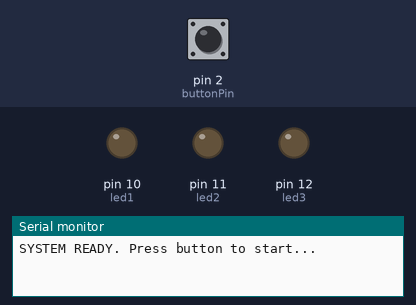
Bench run of a sketch on a simulated Arduino Uno, built with avr-gcc and run on an emulated ATmega328P. Parts: output pins drawn as LEDs (lit = HIGH), the last lines printed to the serial monitor. Inputs (shaded band) come from the test bench; at power-on: pin 2 (buttonPin) HIGH. Random numbers use the default seed unless the sketch sets one.

Above: at 1.2 s.
1.3 s: pin 2 (buttonPin) pulled LOW for 0.15 s
At 2.7 s:
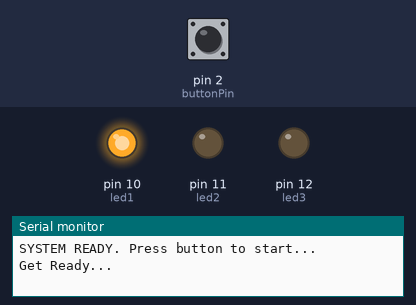
At 4.1 s:
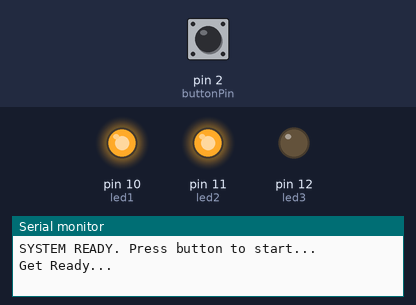
4.4 s: pin 2 (buttonPin) pulled LOW for 3.2 s
9.1 s: pin 2 (buttonPin) pulled LOW for 1 s
At 12.5 s:
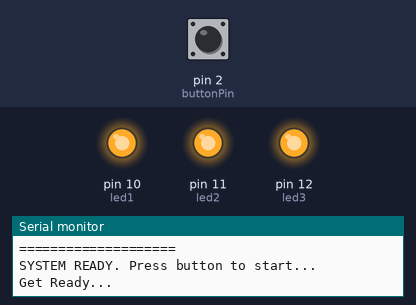
Timing chart, 0 to 15.9 s (numbered marks = the images above; inputs shaded):
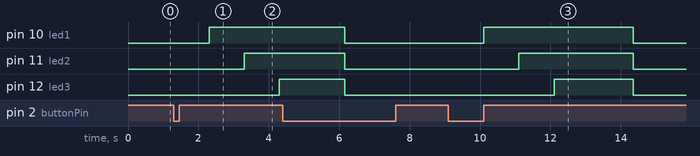

Measured:
- after the input at 1.3 s, pin 10 (led1): LOW → HIGH after 1.0 s; pin 11 (led2): LOW → HIGH after 2.0 s; pin 12 (led3): LOW → HIGH after 3.0 s
- after the input at 9.1 s, pin 10 (led1): LOW → HIGH after 1.0 s, → LOW 4.2 s later; pin 11 (led2): LOW → HIGH after 2.0 s, → LOW 3.2 s later; pin 12 (led3): LOW → HIGH after 3.0 s, → LOW 2.2 s later

The sketch:

reaction_timer.ino
```cpp
const int buttonPin = 2;
const int led1 = 10;
const int led2 = 11;
const int led3 = 12;

unsigned long startTime;
unsigned long reactionTime;

void setup() {
  Serial.begin(9600);
  pinMode(led1, OUTPUT);
  pinMode(led2, OUTPUT);
  pinMode(led3, OUTPUT);
  pinMode(buttonPin, INPUT_PULLUP);
}

void loop() {
  Serial.println("SYSTEM READY. Press button to start...");

  // Added delay(1) to let the simulator clock keep ticking
  while (digitalRead(buttonPin) == HIGH) {
    delay(1);
  }

  Serial.println("Get Ready...");
  delay(1000);

  digitalWrite(led1, HIGH);
  delay(1000);
  digitalWrite(led2, HIGH);
  delay(1000);
  digitalWrite(led3, HIGH);

  delay(random(1000, 3000));

  // THE F1 FALSE START TRAP
  if (digitalRead(buttonPin) == LOW) {
    Serial.println("====================");
    Serial.println("FALSE START PENALTY!");
    Serial.println("You clicked before the lights went out!");
    Serial.println("====================");
    digitalWrite(led1, LOW);
    digitalWrite(led2, LOW);
    digitalWrite(led3, LOW);
    delay(2000);
    return; // Restarts the loop instantly
  }

  digitalWrite(led1, LOW);
  digitalWrite(led2, LOW);
  digitalWrite(led3, LOW);

  Serial.println("GO!!!");
  startTime = millis();

  // THE MAGIC FIX: delay(1) stops the Tinkercad stopwatch from freezing
  while (digitalRead(buttonPin) == HIGH) {
    delay(1);
  }

  reactionTime = millis() - startTime;
  Serial.print("SCORE: ");
  Serial.print(reactionTime);
  Serial.println(" ms");
  Serial.println("====================");

  while (digitalRead(buttonPin) == LOW) {
    delay(1);
  }
  delay(2000);
}
```
